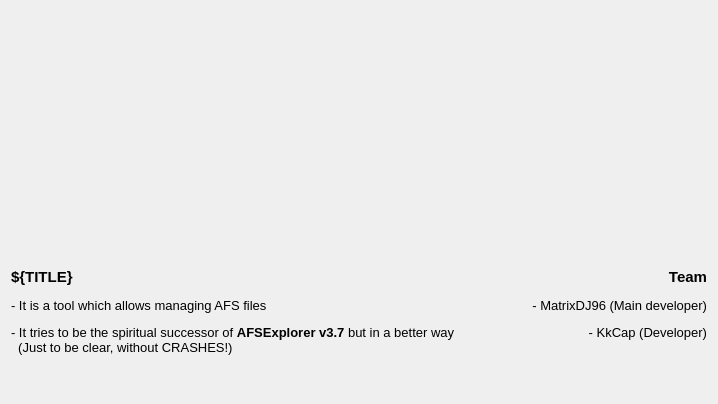
<?xml version="1.0" encoding="UTF-8"?>
<ui version="4.0">
 <class>AboutDialog</class>
 <widget class="QDialog" name="AboutDialog">
  <property name="geometry">
   <rect>
    <x>0</x>
    <y>0</y>
    <width>718</width>
    <height>404</height>
   </rect>
  </property>
  <property name="sizePolicy">
   <sizepolicy hsizetype="Fixed" vsizetype="Fixed">
    <horstretch>0</horstretch>
    <verstretch>0</verstretch>
   </sizepolicy>
  </property>
  <property name="windowTitle">
   <string>About</string>
  </property>
  <property name="windowIcon">
   <iconset resource="../../Libraries/MessageBox/Resources/MessageBox.qrc">
    <normaloff>:/Info</normaloff>:/Info</iconset>
  </property>
  <layout class="QGridLayout" name="gridLayout">
   <item row="3" column="0">
    <widget class="QLabel" name="about">
     <property name="sizePolicy">
      <sizepolicy hsizetype="Preferred" vsizetype="Preferred">
       <horstretch>0</horstretch>
       <verstretch>0</verstretch>
      </sizepolicy>
     </property>
     <property name="text">
      <string>&lt;!DOCTYPE HTML PUBLIC &quot;-//W3C//DTD HTML 4.0//EN&quot; &quot;http://www.w3.org/TR/REC-html40/strict.dtd&quot;&gt;
&lt;html&gt;&lt;head&gt;&lt;meta name=&quot;qrichtext&quot; content=&quot;1&quot; /&gt;&lt;style type=&quot;text/css&quot;&gt;
p, li { white-space: pre-wrap; }
&lt;/style&gt;&lt;/head&gt;&lt;body style=&quot; font-family:'MS Shell Dlg 2'; font-size:8pt; font-weight:400; font-style:normal;&quot;&gt;
&lt;p style=&quot; margin-top:14px; margin-bottom:12px; margin-left:0px; margin-right:0px; -qt-block-indent:0; text-indent:0px;&quot;&gt;&lt;span style=&quot; font-size:11pt; font-weight:600;&quot;&gt;${TITLE}&lt;/span&gt;&lt;/p&gt;
&lt;p style=&quot; margin-top:12px; margin-bottom:12px; margin-left:0px; margin-right:0px; -qt-block-indent:0; text-indent:0px;&quot;&gt;&lt;span style=&quot; font-size:10pt;&quot;&gt;- It is a tool which allows managing AFS files&lt;/span&gt;&lt;/p&gt;
&lt;p style=&quot; margin-top:12px; margin-bottom:12px; margin-left:0px; margin-right:0px; -qt-block-indent:0; text-indent:0px;&quot;&gt;&lt;span style=&quot; font-size:10pt;&quot;&gt;- It tries to be the spiritual successor of &lt;/span&gt;&lt;span style=&quot; font-size:10pt; font-weight:600;&quot;&gt;AFSExplorer v3.7&lt;/span&gt;&lt;span style=&quot; font-size:10pt;&quot;&gt; but in a better way&lt;br /&gt;  (Just to be clear, without CRASHES!)&lt;/span&gt;&lt;/p&gt;&lt;/body&gt;&lt;/html&gt;</string>
     </property>
     <property name="scaledContents">
      <bool>false</bool>
     </property>
     <property name="alignment">
      <set>Qt::AlignLeading|Qt::AlignLeft|Qt::AlignTop</set>
     </property>
     <property name="wordWrap">
      <bool>true</bool>
     </property>
     <property name="margin">
      <number>5</number>
     </property>
    </widget>
   </item>
   <item row="3" column="1">
    <widget class="QLabel" name="team">
     <property name="sizePolicy">
      <sizepolicy hsizetype="Fixed" vsizetype="Preferred">
       <horstretch>0</horstretch>
       <verstretch>0</verstretch>
      </sizepolicy>
     </property>
     <property name="text">
      <string>&lt;!DOCTYPE HTML PUBLIC &quot;-//W3C//DTD HTML 4.0//EN&quot; &quot;http://www.w3.org/TR/REC-html40/strict.dtd&quot;&gt;
&lt;html&gt;&lt;head&gt;&lt;meta name=&quot;qrichtext&quot; content=&quot;1&quot; /&gt;&lt;style type=&quot;text/css&quot;&gt;
p, li { white-space: pre-wrap; }
&lt;/style&gt;&lt;/head&gt;&lt;body style=&quot; font-family:'MS Shell Dlg 2'; font-size:8pt; font-weight:400; font-style:normal;&quot;&gt;
&lt;p align=&quot;right&quot; style=&quot; margin-top:12px; margin-bottom:12px; margin-left:0px; margin-right:0px; -qt-block-indent:0; text-indent:0px;&quot;&gt;&lt;span style=&quot; font-size:11pt; font-weight:600;&quot;&gt;Team&lt;/span&gt;&lt;/p&gt;
&lt;p align=&quot;right&quot; style=&quot; margin-top:12px; margin-bottom:12px; margin-left:0px; margin-right:0px; -qt-block-indent:0; text-indent:0px;&quot;&gt;&lt;span style=&quot; font-size:10pt;&quot;&gt;- MatrixDJ96 (Main developer)&lt;/span&gt;&lt;/p&gt;
&lt;p align=&quot;right&quot; style=&quot; margin-top:12px; margin-bottom:12px; margin-left:0px; margin-right:0px; -qt-block-indent:0; text-indent:0px;&quot;&gt;&lt;span style=&quot; font-size:10pt;&quot;&gt;- KkCap (Developer)&lt;/span&gt;&lt;/p&gt;&lt;/body&gt;&lt;/html&gt;</string>
     </property>
     <property name="scaledContents">
      <bool>false</bool>
     </property>
     <property name="alignment">
      <set>Qt::AlignLeading|Qt::AlignLeft|Qt::AlignTop</set>
     </property>
     <property name="wordWrap">
      <bool>true</bool>
     </property>
     <property name="margin">
      <number>5</number>
     </property>
    </widget>
   </item>
   <item row="0" column="0" rowspan="2" colspan="2">
    <widget class="QLabel" name="pixmap">
     <property name="enabled">
      <bool>true</bool>
     </property>
     <property name="text">
      <string/>
     </property>
     <property name="pixmap">
      <pixmap resource="../Resources/MainWindow.qrc">:/About</pixmap>
     </property>
     <property name="scaledContents">
      <bool>false</bool>
     </property>
     <property name="alignment">
      <set>Qt::AlignCenter</set>
     </property>
     <property name="wordWrap">
      <bool>false</bool>
     </property>
    </widget>
   </item>
  </layout>
 </widget>
 <resources>
  <include location="../Resources/MainWindow.qrc"/>
  <include location="../../Libraries/MessageBox/Resources/MessageBox.qrc"/>
 </resources>
 <connections/>
</ui>
